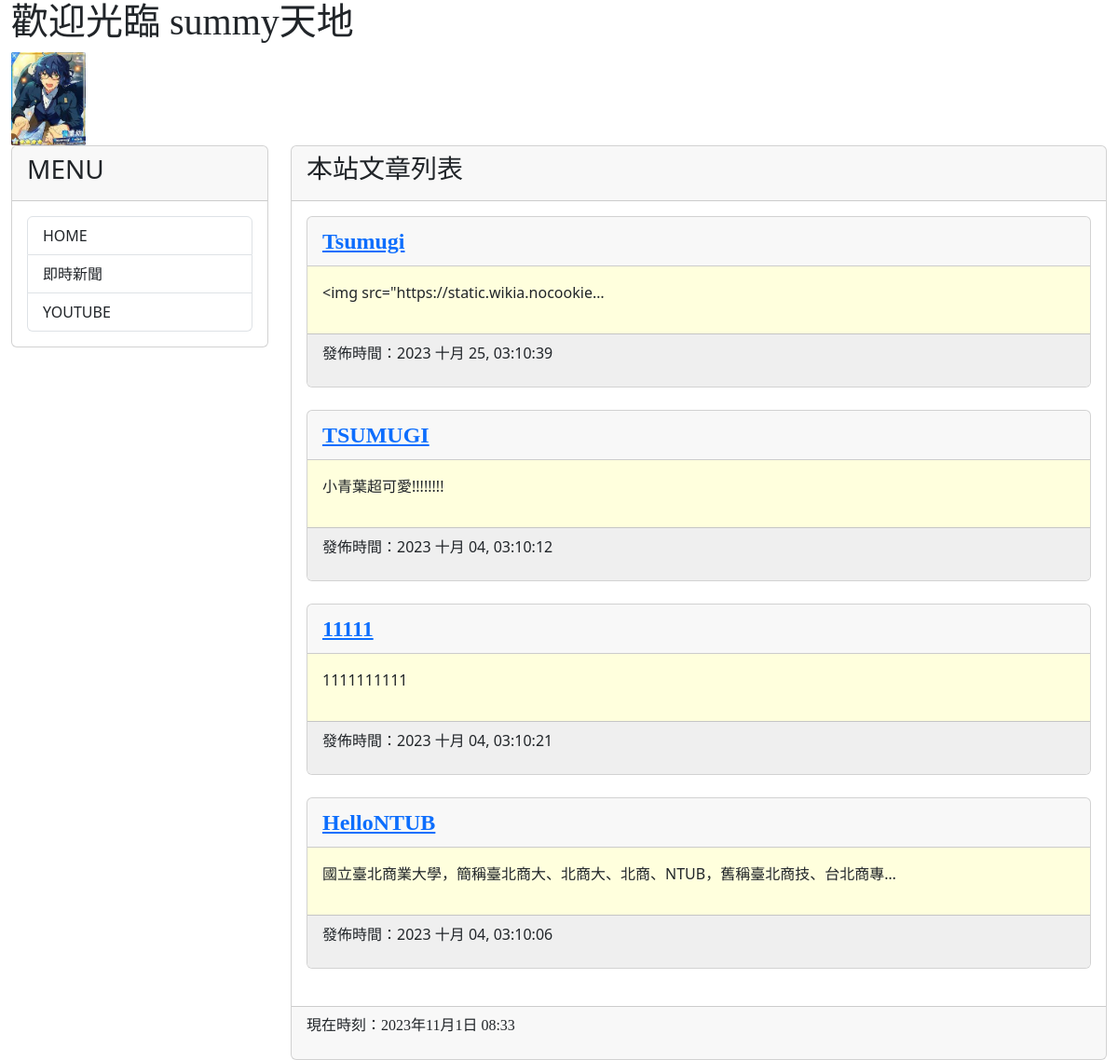
The app's page /, older data.
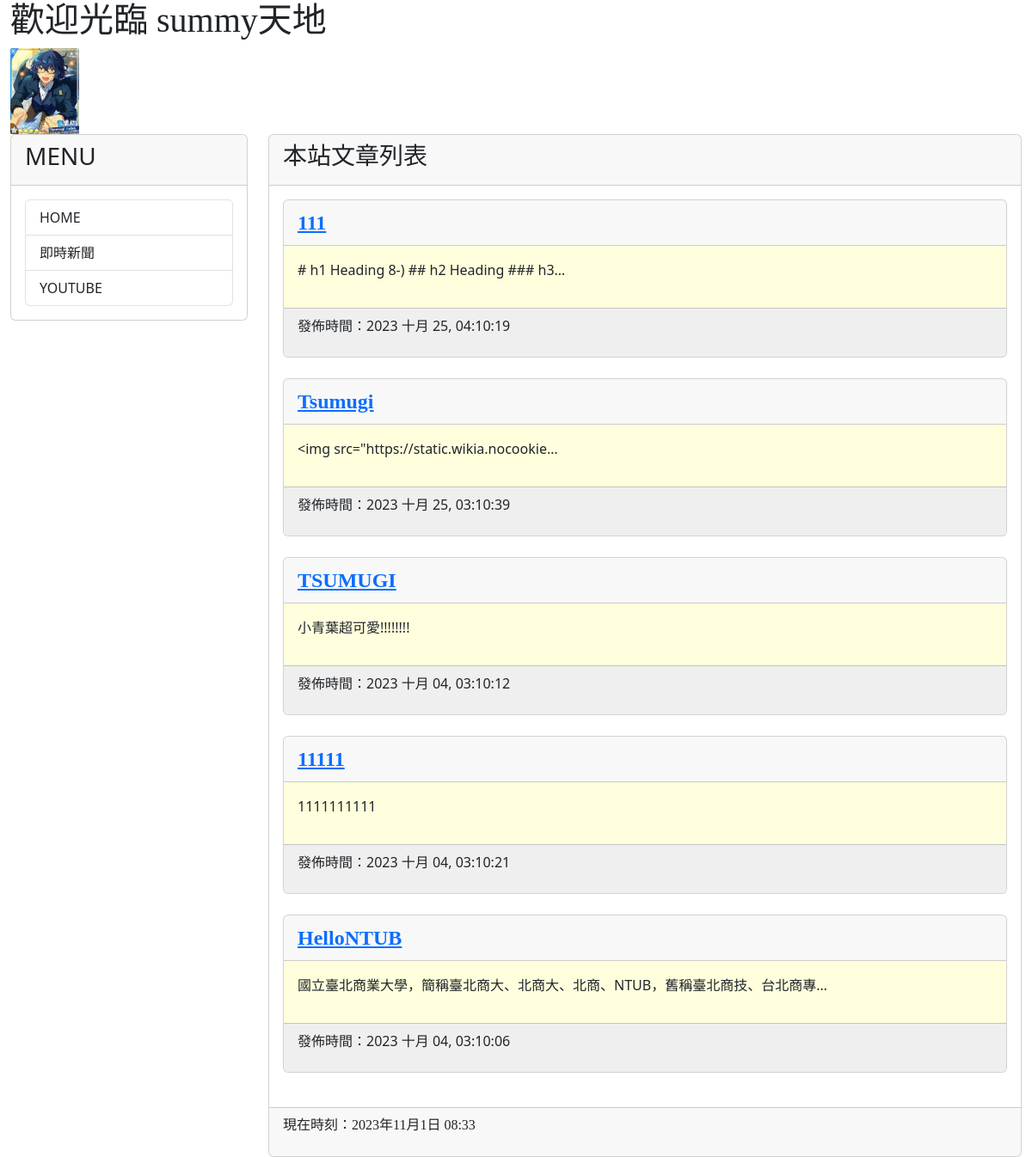
The same page, newer data.
### mysite/models.py (models this page shows, shortened)
class Post(models.Model):
    title = models.CharField(max_length = 200)
    slug = models.CharField(max_length = 200)
    body = models.TextField()
    pub_date = models.DateTimeField(auto_now_add=True)
    class Meta:
        ordering = ('-pub_date', )

### mysite/views.py (the view)
# urls.py: path('', homepage, name="homepage"),
def homepage(request):
    posts = Post.objects.all()
    now = datetime.now()
    return render(request, 'index.html', locals())

### templates/index.html (shortened to what this page needs)
{% extends 'base2.html' %}
{% block headmessage %}
<h3 style="font-family:微軟正黑體;">本站文章列表</h3>
{% endblock headmessage %}
{% block content %}
{% for post in posts %}
<div class="card">
    <div class="card-header">
        <a href="/post/{{post.slug}}" style="font-family:微軟正黑體;font-size:18pt;font-weight:bold">{{post.title}}</a>
    </div>
    <div class='card-body' style='background-color:#ffffdd'>
        <p>
            {{ post.body | truncatechars:40 }}
        </p>
    </div>
    <div class='card-footer'  style='background-color:#efefef'>
        <p>
            發佈時間：{{ post.pub_date | date:"Y M d, h:m:s"}}
        </p>
    </div>
</div>
<br>
{% endfor %}
{% endblock %}

### templates/base2.html (shortened to what this page needs)
<!DOCTYPE html>
<html>
    <head>
        <link href="https://cdn.jsdelivr.net/npm/bootstrap@5.3.2/dist/css/bootstrap.min.css" rel="stylesheet">
    </head>
    <body>
        <div class="container-fluid">
            {% include 'header.html' %}
            <div class="row">
                <div class="col-sm-3 col-md-3">
                    <div class="card">
                        <div class="card-header">
                            <h3>MENU</h3>
                        </div>
                        <div class="card-body">
                            <div class="list-group">
                                <a href="/" class="list-group-item">HOME</a>
                                <a href="https://google.com/news" class="list-group-item">即時新聞</a>
                                <a href="https://www.youtube.com" class="list-group-item">YOUTUBE</a>
                            </div>
                        </div>
                    </div>
                </div>
                <div class="col-sm-9 col-md-9">
                    <div class="card">
                        <div class="card-header">
                            {% block headmessage %}
                            {% endblock %}
                        </div>
                        <div class="card-body">
                            {% block content %} {% endblock %}
                        </div>
                        <div class="card-footer">
                            {% include 'footer.html' %}
                        </div>
                    </div>
                </div>
            </div>
        </div>
    </body>
</html>

### templates/header.html
<h1 style="font-family:微軟正黑體;">歡迎光臨 summy天地</h1>
{% load static %}
<div class="well">
    <img src={% static 'images/TUMUGIimages.jfif' %} height="100">
</div>

### templates/footer.html
{% block footer %}
    {% if now %}
    <p style='font-family:微軟正黑體;'>現在時刻：{{ now }}</p>
    {% else %}
    <p style='font-family:微軟正黑體;'>本文內容取自網路，如有侵權請來信通知下架...</p>
    {% endif %}
{% endblock %}

Row changes from the older to the newer data that the page shows:
added Post: title "111", body "# h1 Heading 8-) ## h2 Heading ### h3…", pub_date "2023 十月 25, 04:10:19"
